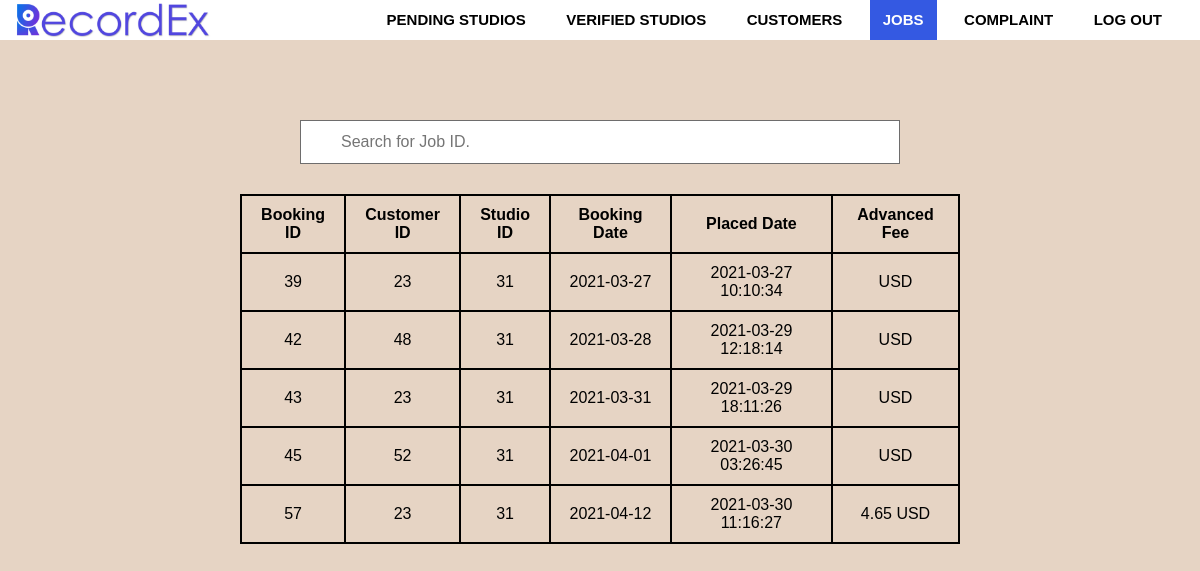
/admin/jobs.php, run on an earlier commit of the app's database.
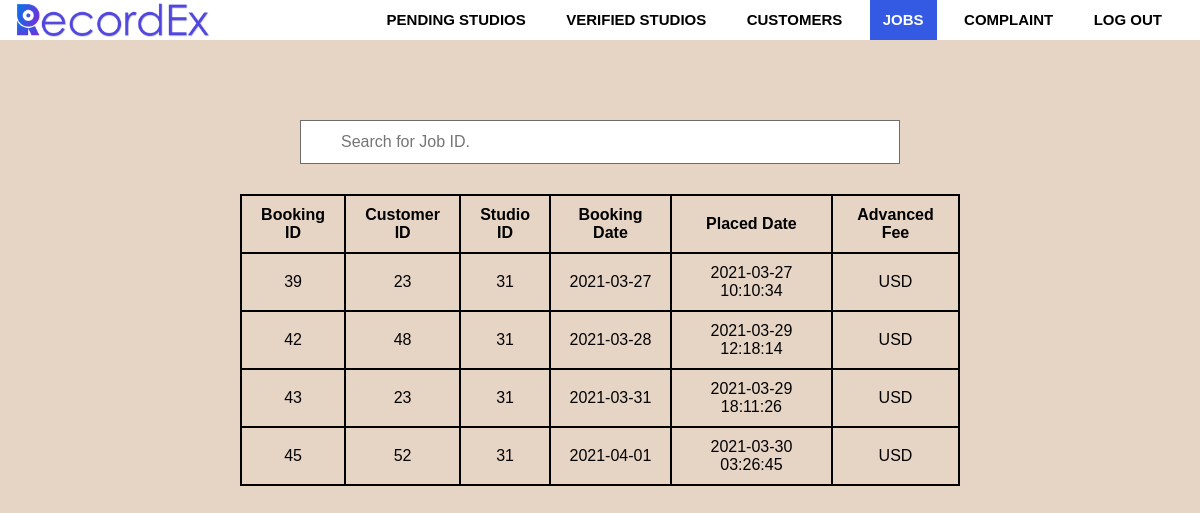
And on a later commit of the database.
### tables this page shows
CREATE TABLE `reserved_job` (
  `job_id` int(5) NOT NULL,
  `c_id` int(5) NOT NULL,
  `studio_id` int(5) NOT NULL,
  `date` date NOT NULL,
  `choose_time` timestamp NULL DEFAULT NULL,
  `isplaced` int(1) NOT NULL DEFAULT '0',
  `rated` int(1) NOT NULL DEFAULT '0',
  `temp_blocked` int(1) NOT NULL DEFAULT '1'
);

CREATE TABLE `advanced_payment` (
  `payment_id` int(1) NOT NULL,
  `job_id` int(5) NOT NULL,
  `total` int(10) NOT NULL,
  `advanced_fee` double NOT NULL,
  `ispaid` int(1) NOT NULL DEFAULT 0
);

### admin/jobs.php (the view, shortened to what this page needs)
<?php
  require_once('../inc/connection.php');
  if(!isset($_GET['errors'])){
    $query = "SELECT * FROM reserved_job WHERE isplaced=1";
    $result_set = mysqli_query($connection, $query);
    if($result_set){
      if(mysqli_num_rows($result_set)==0){
        header('Location: jobs.php?error=There are no verified customers.');
      }
      else{
        $table = "<table style='max-width:60%;' id='jobs'>";
        $table .= "<tr><th>Booking ID</th><th>Customer ID</th><th>Studio ID</th><th>Booking Date</th><th>Placed Date</th><th>Advanced Fee</th></tr>";
        while($record=mysqli_fetch_assoc($result_set)){
          $table .= "<tr>";
          $table .= "<td style='max-width:100px;'>".$record['job_id']."</td>";
          $table .= "<td>".$record['c_id']."</td>";
          $table .= "<td>".$record['studio_id']."</td>";
          $table .= "<td>".$record['date']."</td>";
          $table .= "<td>".$record['choose_time']."</td>";
          $job = $record['job_id'];
          $query2 = "SELECT advanced_fee FROM advanced_payment WHERE job_id =  $job";
          $result_set2 = mysqli_query($connection,$query2);
          $record2 = mysqli_fetch_assoc($result_set2);
          $table .= "<td>".$record2['advanced_fee']. " USD</td>";
          $table .= "<tr>";
        }
      }
    }
  }
?>
<!DOCTYPE html>
<html>
<head>
   <link rel="stylesheet" type="text/css" href="css/admin.css">
   <?php require_once('inc/navbar.php'); ?>
</head>
<body>
<div class="row">
<input type="text" id="myInput" onkeyup="myFunction()" placeholder="Search for Job ID." title="Type in a Name">
    <?php
         if(isset($_GET['error'])){
            echo '<div class="error">';
               echo $_GET['error'];
            echo '</div>';
           }
           else{
            echo $table;
           }
    ?>
</div>
</body>
</html>

What changed in the data, as far as the page shows it:
removed reserved_job: job_id "57", c "23", studio "31", date "2021-04-12", choose_time "2021-03-30 11:16:27", advanced_payment.advanced_fee "4.65"
